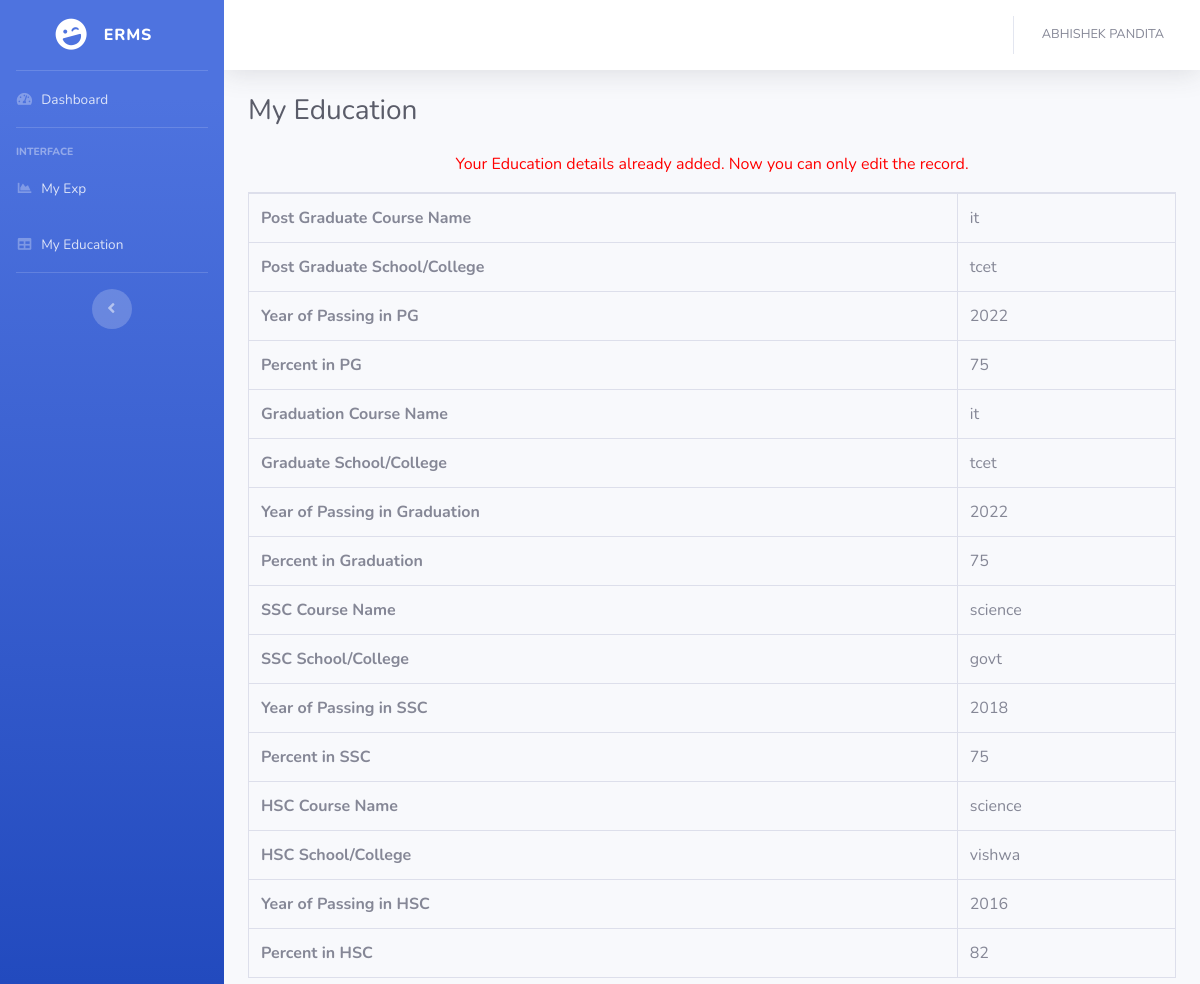
The app's page /employee/myeducation.php (signed in) with its own data.
### tables this page shows
CREATE TABLE `employeedetail` (
  `ID` int(11) NOT NULL,
  `EmpFname` varchar(50) DEFAULT NULL,
  `EmpLName` varchar(50) NOT NULL,
  `EmpCode` varchar(50) DEFAULT NULL,
  `EmpDept` varchar(120) DEFAULT NULL,
  `EmpDesignation` varchar(120) DEFAULT NULL,
  `EmpContactNo` bigint(10) DEFAULT NULL,
  `EmpGender` enum('Male','Female') DEFAULT NULL,
  `EmpEmail` varchar(200) DEFAULT NULL,
  `EmpPassword` varchar(100) DEFAULT NULL,
  `EmpJoingdate` date DEFAULT NULL,
  `PostingDate` timestamp NOT NULL DEFAULT current_timestamp()
);

CREATE TABLE `empeducation` (
  `Id` int(11) NOT NULL,
  `EmpID` int(10) DEFAULT NULL,
  `CoursePG` varchar(45) DEFAULT NULL,
  `SchoolCollegePG` varchar(45) DEFAULT NULL,
  `YearPassingPG` varchar(45) DEFAULT NULL,
  `PercentagePG` varchar(4) DEFAULT NULL,
  `CourseGra` varchar(45) DEFAULT NULL,
  `SchoolCollegeGra` varchar(45) DEFAULT NULL,
  `YearPassingGra` varchar(45) DEFAULT NULL,
  `PercentageGra` varchar(4) DEFAULT NULL,
  `CourseSSC` varchar(45) DEFAULT NULL,
  `SchoolCollegeSSC` varchar(45) DEFAULT NULL,
  `YearPassingSSC` varchar(45) DEFAULT NULL,
  `PercentageSSC` varchar(4) DEFAULT NULL,
  `CourseHSC` varchar(45) DEFAULT NULL,
  `SchoolCollegeHSC` varchar(45) DEFAULT NULL,
  `YearPassingHSC` varchar(45) DEFAULT NULL,
  `PercentageHSC` varchar(4) DEFAULT NULL
);

### employee/myeducation.php (the view, shortened to what this page needs)
<?php
include('includes/dbconnection.php');
if (strlen($_SESSION['uid']==0)) {
  header('location:logout.php');
  } else{
  ?>
<!DOCTYPE html>
<html lang="en">
<head>
  <link href="vendor/fontawesome-free/css/all.min.css" rel="stylesheet" type="text/css">
<link href="vendor/datatables/dataTables.bootstrap4.min.css" rel="stylesheet">
  <link href="css/sb-admin-2.min.css" rel="stylesheet">
</head>
<body id="page-top">
  <div id="wrapper">
  <?php include_once('includes/sidebar.php')?>
    <div id="content-wrapper" class="d-flex flex-column">
      <div id="content">
         <?php include_once('includes/header.php')?>
        <div class="container-fluid">
          <h1 class="h3 mb-4 text-gray-800">My Education</h1>
<?php
$empid=$_SESSION['uid'];
$query=mysqli_query($con,"select * from empeducation where EmpID=$empid");
$row=mysqli_fetch_array($query);
if($row>0)
{
?>
<p style="font-size:16px; color:red" align="center">Your Education details already added. Now you can only edit the record. </p>
<table class="table table-bordered" id="dataTable" width="100%" cellspacing="0">
<tr>
  <th>Post Graduate Course Name</th>
  <td><?php echo $row['CoursePG'];?></td>
</tr>
<tr>
  <th>Post Graduate School/College</th>
  <td><?php echo $row['SchoolCollegePG'];?></td>
</tr>
<tr>
  <th>Year of Passing in PG</th>
  <td><?php echo $row['YearPassingPG'];?></td>
</tr>
<tr>
  <th>Percent in PG</th>
  <td><?php echo $row['PercentagePG'];?></td>
</tr>
<tr>
  <th>Graduation Course Name</th>
  <td><?php echo $row['CourseGra'];?></td>
</tr>
<tr>
  <th>Graduate School/College</th>
  <td><?php echo $row['SchoolCollegeGra'];?></td>
</tr>
<tr>
  <th>Year of Passing in Graduation</th>
  <td><?php echo $row['YearPassingGra'];?></td>
</tr>
<tr>
  <th>Percent in Graduation</th>
  <td><?php echo $row['PercentageGra'];?></td>
</tr>
<th>SSC Course Name</th>
  <td><?php echo $row['CourseSSC'];?></td>
<tr>
  <th>SSC School/College</th>
  <td><?php echo $row['SchoolCollegeSSC'];?></td>
</tr>
<tr>
  <th>Year of Passing in SSC</th>
  <td><?php echo $row['YearPassingSSC'];?></td>
</tr>
<tr>
  <th>Percent in SSC</th>
  <td><?php echo $row['PercentageSSC'];?></td>
</tr>
<th>HSC Course Name</th>
  <td><?php echo $row['CourseHSC'];?></td>
<tr>
  <th>HSC School/College</th>
  <td><?php echo $row['SchoolCollegeHSC'];?></td>
</tr>
<tr>
  <th>Year of Passing in HSC</th>
  <td><?php echo $row['YearPassingHSC'];?></td>
</tr>
<tr>
  <th>Percent in HSC</th>
  <td><?php echo $row['PercentageHSC'];?></td>
</tr>
</table>
<?php } ?>
        </div>
      </div>
    </div>
  </div>
</body>
</html>
<?php }  ?>

### employee/includes/sidebar.php
<ul class="navbar-nav bg-gradient-primary sidebar sidebar-dark accordion" id="accordionSidebar">
    <a class="sidebar-brand d-flex align-items-center justify-content-center" href="myprofile.php">
      <div class="sidebar-brand-icon rotate-n-15">
        <i class="fas fa-laugh-wink"></i>
      </div>
      <div class="sidebar-brand-text mx-3">ERMS </div>
    </a>
    <hr class="sidebar-divider my-0">
    <li class="nav-item">
      <a class="nav-link" href="welcome.php">
        <i class="fas fa-fw fa-tachometer-alt"></i>
        <span>Dashboard</span></a>
    </li>
    <hr class="sidebar-divider">
    <div class="sidebar-heading">
      Interface
    </div>
    <li class="nav-item">
      <a class="nav-link" href="myexp.php">
        <i class="fas fa-fw fa-chart-area"></i>
        <span>My Exp</span></a>
    </li>
    <li class="nav-item">
      <a class="nav-link" href="myeducation.php">
        <i class="fas fa-fw fa-table"></i>
        <span>My Education</span></a>
    </li>
    <hr class="sidebar-divider d-none d-md-block">
    <div class="text-center d-none d-md-inline">
      <button class="rounded-circle border-0" id="sidebarToggle"></button>
    </div>
  </ul>

### employee/includes/header.php (shortened to what this page needs)
 <nav class="navbar navbar-expand navbar-light bg-white topbar mb-4 static-top shadow">
          <ul class="navbar-nav ml-auto">
            <li class="nav-item dropdown no-arrow">
              <a class="nav-link dropdown-toggle" href="#" id="userDropdown" role="button" data-toggle="dropdown" aria-haspopup="true" aria-expanded="false">
<?php
$empid=$_SESSION['uid'];
$ret=mysqli_query($con,"select EmpFname,EmpLname from employeedetail where ID='$empid'");
$row=mysqli_fetch_array($ret);
$fname=$row['EmpFname'];
$lname=$row['EmpLname'];
?>
                <span class="mr-2 d-none d-lg-inline text-gray-600 small"><?php echo $fname." ".$lname; ?></span>
              </a>
            </li>
          </ul>
        </nav>

### records on screen
employeedetail: EmpFname "ABHISHEK", EmpLName "PANDITA"
empeducation: CoursePG "it", SchoolCollegePG "tcet", YearPassingPG "2022", PercentagePG "75", CourseGra "it", SchoolCollegeGra "tcet", YearPassingGra "2022", PercentageGra "75", CourseSSC "science", SchoolCollegeSSC "govt", YearPassingSSC "2018", PercentageSSC "75", CourseHSC "science", SchoolCollegeHSC "vishwa", YearPassingHSC "2016", PercentageHSC "82"
